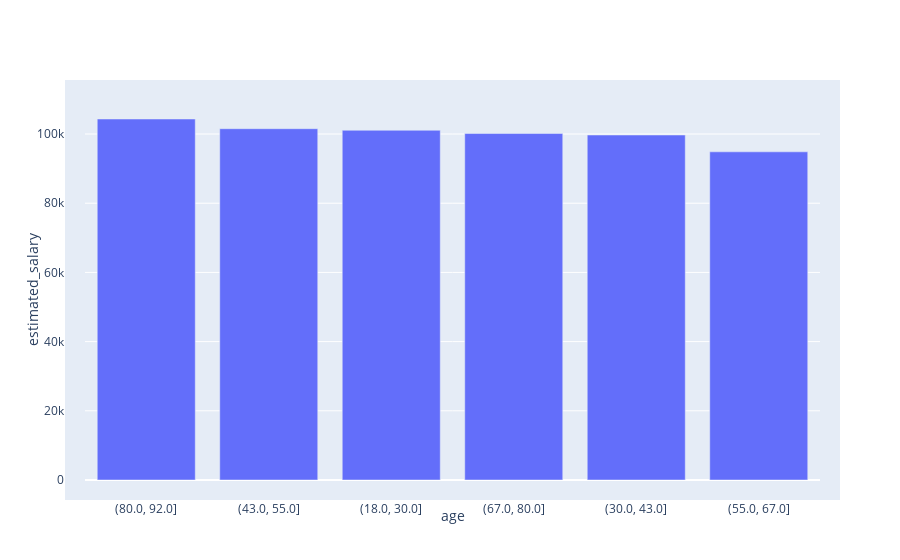

The notebook cell this image was saved under:
### Code cell
generate_plotly_graph(chart_config)

### Figure 1 — Plotly figure (JSON) as saved in the notebook; plotly's stock layout.template omitted (floating-point values rounded to 4 significant figures)
{"data": [{"type": "bar", "x": ["(80.0, 92.0]", "(43.0, 55.0]", "(18.0, 30.0]", "(67.0, 80.0]", "(30.0, 43.0]", "(55.0, 67.0]"], "y": [104300.0, 101500.0, 101100.0, 100100.0, 99720.0, 94860.0]}], "layout": {"autosize": true, "margin": {"pad": 20}, "xaxis": {"autorange": true, "range": [-0.5, 5.5], "title": {"text": "age"}, "type": "category"}, "yaxis": {"autorange": true, "range": [0, 109800.0], "title": {"text": "estimated_salary"}, "type": "linear"}}}
